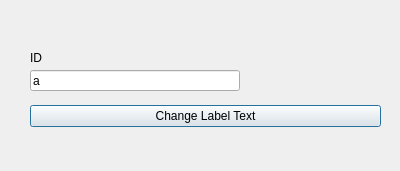
<?xml version="1.0" encoding="UTF-8"?>
<ui version="4.0">
 <class>Dialog</class>
 <widget class="QDialog" name="Dialog">
  <property name="geometry">
   <rect>
    <x>0</x>
    <y>0</y>
    <width>400</width>
    <height>171</height>
   </rect>
  </property>
  <property name="windowTitle">
   <string>Dialog</string>
  </property>
  <widget class="QLabel" name="lbl_textHere">
   <property name="geometry">
    <rect>
     <x>30</x>
     <y>50</y>
     <width>351</width>
     <height>16</height>
    </rect>
   </property>
   <property name="text">
    <string>ID</string>
   </property>
  </widget>
  <widget class="QWidget" name="layoutWidget">
   <property name="geometry">
    <rect>
     <x>30</x>
     <y>100</y>
     <width>351</width>
     <height>33</height>
    </rect>
   </property>
   <layout class="QHBoxLayout" name="horizontalLayout">
    <item>
     <widget class="QPushButton" name="btn_changeText">
      <property name="text">
       <string>Change Label Text</string>
      </property>
     </widget>
    </item>
   </layout>
  </widget>
  <widget class="QLineEdit" name="lineedit_Test">
   <property name="geometry">
    <rect>
     <x>30</x>
     <y>70</y>
     <width>210</width>
     <height>21</height>
    </rect>
   </property>
   <property name="text">
    <string>a</string>
   </property>
  </widget>
 </widget>
 <resources/>
 <connections/>
</ui>
